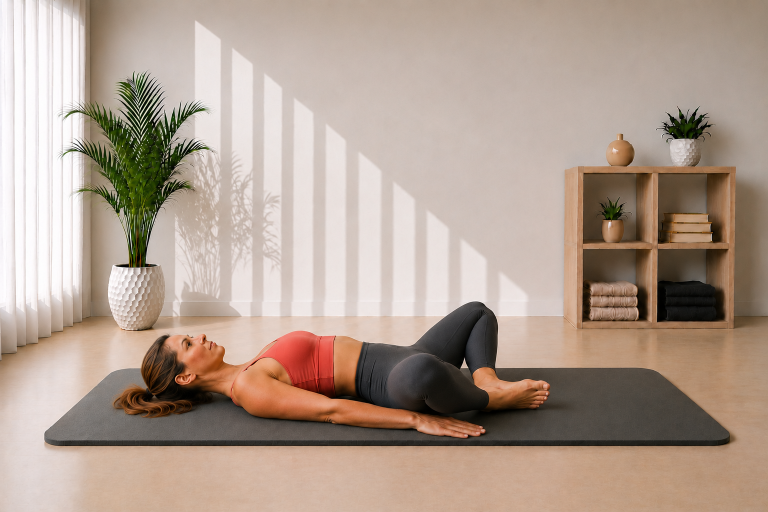
#> input picture Pilates Assets/02_Exercise_Cards/Frog Pumps/frog_pumps_start_v03.png, 1536 x 1024 px, found by its file name (shown at 1/2 size); the run also reads 1 picture not shown here
$ python build_frog_pumps_cards.py
#> lines starting #> are read from the running program, lines starting #| are printed output that depends on the picture; after the words box and inside, x2 and y2 are one past the last pixel; in counts of white or black regions, pixels touching at a corner belong together
# -*- coding: utf-8 -*-
from pathlib import Path
import hashlib

from PIL import Image, ImageDraw, ImageFont, ImageOps


BASE = Path(__file__).resolve().parent
START = BASE / "frog_pumps_start_v03.png"
HERO = BASE / "frog_pumps_hero_v03.png"
GUIDE = BASE / "frog_pumps_guide_card_v01.png"
STEP = BASE / "frog_pumps_step_by_step_v01.png"
EXPECTED_HASHES = {
    START: "e3b920e15f9467ddf8b574e866d0ff6a582d901e312b5792c3c928dae9957dcd",
    HERO: "bc810e45110ad248b01a189e54716bb37ac93884c48e0800cc4d1843913acedc",
}

BG = (244, 251, 250)
CARD = (255, 255, 255)
INK = (38, 44, 47)
MUTED = (101, 115, 119)
TEAL = (20, 154, 154)
TEAL_D = (14, 122, 123)
LINE = (210, 232, 230)
SOFT = (231, 247, 246)
WARN = (255, 247, 244)
WARN_LINE = (242, 220, 216)
WARN_ICON = (199, 92, 84)
FONT_DIR = Path(r"C:\Windows\Fonts")

GUIDE_HOW = [
    ("1", "Lehni si na záda, spoj plosky chodidel a nech kolena otevřená do stran."),
    ("2", "Zpevni střed těla a s výdechem zvedni pánev jen nízko a kontrolovaně. Žebra nech stažená."),
    ("3", "S nádechem vrať pánev pomalu na podložku. Chodidla nech spojená a kolena otevřená."),
]

GUIDE_WATCH = (
    "Nezvedej pánev jako vysoký most, neprohýbej bedra, nezavírej kolena a nerozděluj chodidla. "
    "Pohyb neprováděj švihem."
)

STEP_TEXTS = [
    (
        "KROK 1",
        "VÝCHOZÍ POLOHA",
        "Lehni si na záda, spoj plosky chodidel a nech kolena otevřená do stran.",
        START,
    ),
    (
        "KROK 2",
        "ZVEDNUTÍ PÁNVE",
        "Zpevni střed těla a s výdechem zvedni pánev pouze nízko a kontrolovaně. Žebra nech stažená.",
        HERO,
    ),
    (
        "KROK 3",
        "KONTROLOVANÝ NÁVRAT",
        "S nádechem vrať pánev pomalu a kontrolovaně na podložku. Chodidla nech spojená a kolena otevřená.",
        START,
    ),
]

STEP_BREATH = "Výdech při zvednutí pánve. Nádech při návratu dolů."
STEP_WATCH = (
    "Nezvedej pánev příliš vysoko, neprohýbej bedra, nezavírej kolena ani nerozděluj chodidla. "
    "Hlava, ramena a paže zůstávají uvolněné na podložce."
)


def sha256(path):
    return hashlib.sha256(path.read_bytes()).hexdigest()


def font(name, size):
#> called with name = 'arialbd.ttf', size = 44
    for candidate in (FONT_DIR / name, FONT_DIR / "arial.ttf", FONT_DIR / "segoeui.ttf"):
        if candidate.exists():
            return ImageFont.truetype(str(candidate), size)
    return ImageFont.load_default()


F = {
    "title": font("arialbd.ttf", 44),
    "h2": font("arialbd.ttf", 25),
    "h3": font("arialbd.ttf", 20),
    "body": font("arial.ttf", 22),
    "small": font("arial.ttf", 17),
    "small_b": font("arialbd.ttf", 17),
    "tiny": font("arial.ttf", 14),
    "step_title": font("arialbd.ttf", 38),
    "step_h": font("arialbd.ttf", 24),
    "step_body": font("arial.ttf", 23),
}


def rounded(draw, box, radius=28, fill=CARD, outline=LINE, width=2):
    draw.rounded_rectangle(box, radius=radius, fill=fill, outline=outline, width=width)


def wrap_text(draw, text, selected_font, max_width):
    words = text.split()
    lines = []
    current = ""
    for word in words:
        candidate = (current + " " + word).strip()
        if draw.textbbox((0, 0), candidate, font=selected_font)[2] <= max_width or not current:
            current = candidate
        else:
            lines.append(current)
            current = word
    if current:
        lines.append(current)
    return lines


def draw_wrapped(draw, xy, text, selected_font, fill, max_width, line_gap=7):
    x, y = xy
    last_bottom = y
    for line in wrap_text(draw, text, selected_font, max_width):
        draw.text((x, y), line, font=selected_font, fill=fill)
        bbox = draw.textbbox((x, y), line, font=selected_font)
        last_bottom = bbox[3]
        y += draw.textbbox((0, 0), line, font=selected_font)[3] + line_gap
    return y, last_bottom


def fit_image(path, size, centering=(0.5, 0.5)):
    with Image.open(path) as source:
        return ImageOps.fit(
            source.convert("RGB"),
            size,
            method=Image.Resampling.LANCZOS,
            centering=centering,
        )


def paste_round(base, image, box, radius=22):
    x1, y1, x2, y2 = box
    size = (x2 - x1, y2 - y1)
    if image.size != size:
        image = image.resize(size, Image.Resampling.LANCZOS)
    mask = Image.new("L", size, 0)
    ImageDraw.Draw(mask).rounded_rectangle((0, 0, size[0], size[1]), radius=radius, fill=255)
    base.paste(image, (x1, y1), mask)


def center_text(draw, box, text, selected_font, fill):
    x1, y1, x2, y2 = box
    bbox = draw.textbbox((0, 0), text, font=selected_font)
    x = x1 + (x2 - x1 - (bbox[2] - bbox[0])) / 2
    y = y1 + (y2 - y1 - (bbox[3] - bbox[1])) / 2 - 2
    draw.text((x, y), text, font=selected_font, fill=fill)


def pill(draw, xy, text, selected_font, fill=SOFT, outline=LINE, text_fill=TEAL_D):
    x, y = xy
    bbox = draw.textbbox((0, 0), text, font=selected_font)
    pad_x, pad_y = 16, 8
    box = (x, y, x + bbox[2] - bbox[0] + pad_x * 2, y + bbox[3] - bbox[1] + pad_y * 2)
    draw.rounded_rectangle(box, radius=16, fill=fill, outline=outline, width=1)
    draw.text((x + pad_x, y + pad_y - 1), text, font=selected_font, fill=text_fill)
    return box[2] + 8


def draw_icon(draw, center, kind, color=TEAL):
    x, y = center
    if kind == "breath":
        draw.arc((x - 8, y - 8, x + 8, y + 8), 25, 320, fill=color, width=3)
        draw.line((x + 7, y - 8, x + 12, y - 8, x + 12, y - 3), fill=color, width=3)
    elif kind == "focus":
        draw.ellipse((x - 8, y - 8, x + 8, y + 8), outline=color, width=3)
        draw.ellipse((x - 3, y - 3, x + 3, y + 3), fill=color)
    elif kind == "repeat":
        draw.arc((x - 9, y - 7, x + 9, y + 7), 200, 20, fill=color, width=3)
        draw.polygon([(x + 8, y - 8), (x + 14, y - 5), (x + 9, y - 1)], fill=color)
    elif kind == "warn":
        draw.polygon([(x, y - 10), (x - 10, y + 9), (x + 10, y + 9)], outline=color, width=3)
        draw.line((x, y - 3, x, y + 3), fill=color, width=2)
        draw.ellipse((x - 1, y + 6, x + 1, y + 8), fill=color)


def ensure_bottom_margin(name, bottom, card_bottom, minimum=20):
    margin = card_bottom - bottom
    if margin < minimum:
        raise RuntimeError(f"{name} bottom margin {margin}px is below {minimum}px")
    return margin


def verify_sources():
    for path, expected_hash in EXPECTED_HASHES.items():
        if not path.exists():
            raise FileNotFoundError(path)
        with Image.open(path) as image:
#> image is the input picture: PIL image 1536x1024 RGB; mean R, G, B 176.4, 157.6, 144.1
            if image.size != (1536, 1024):
                raise RuntimeError(f"Unexpected source size for {path.name}: {image.size}")
        actual_hash = sha256(path)
        if actual_hash != expected_hash:
            raise RuntimeError(f"SHA mismatch for {path.name}: {actual_hash} != {expected_hash}")
#> pass 2 of the loop in verify_sources, `for path, expected_hash in EXPECTED_HASHES.items():`:
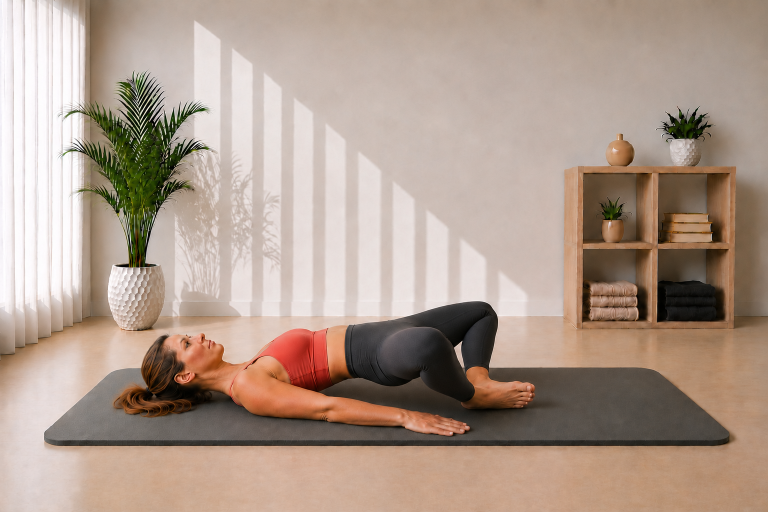
#> input picture Pilates Assets/02_Exercise_Cards/Frog Pumps/frog_pumps_hero_v03.png, 1536 x 1024 px, found by its file name (shown at 1/2 size)
#> in verify_sources, image is the input picture: PIL image 1536x1024 RGB; mean R, G, B 174.5, 154.4, 140.7


def build_guide():
    image = Image.new("RGB", (780, 1688), BG)
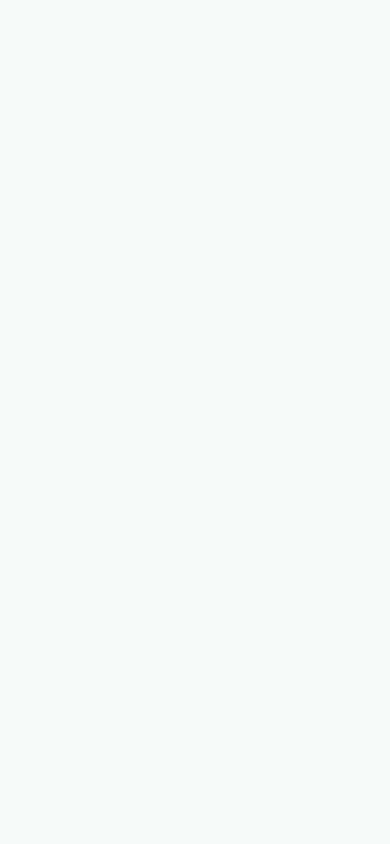
#> image: PIL image 780x1688 RGB (shown at 1/2 size); mean R, G, B 244, 251, 250
    draw = ImageDraw.Draw(image)
    margins = {}

    rounded(draw, (34, 34, 746, 140), 28, CARD, LINE, 2)
    draw.text((62, 52), "ŽABÍ ZDVIHY PÁNVE", font=F["title"], fill=INK)
    draw.text((62, 98), "Frog Pumps", font=F["small_b"], fill=TEAL_D)
    _, desc_bottom = draw_wrapped(
        draw,
        (62, 118),
        "Posiluje hýždě a zlepšuje stabilitu pánve.",
        F["tiny"],
        MUTED,
        650,
        2,
    )
#> desc_bottom = 130
    margins["GUIDE DESCRIPTION"] = 140 - desc_bottom
    x = pill(draw, (62, 148), "Hýždě", F["small_b"])
#> x = 131
    pill(draw, (x, 148), "Bez pomůcky", F["small_b"])

    rounded(draw, (34, 196, 746, 653), 28, CARD, LINE, 2)
    paste_round(image, fit_image(HERO, (680, 393), (0.5, 0.5)), (50, 218, 730, 611), 22)
#> in paste_round, `x1, y1, x2, y2 = box`: x1 = 50; y1 = 218; x2 = 730; y2 = 611
#> in paste_round, `size = (x2 - x1, y2 - y1)`: size = (680, 393)
#> in paste_round, `mask = Image.new("L", size, 0)`: mask: PIL image 680x393 L; every value is 0
#> in paste_round, `ImageDraw.Draw(mask).rounded_rectangle((0, 0, size[0], size[1]), radiu..`:
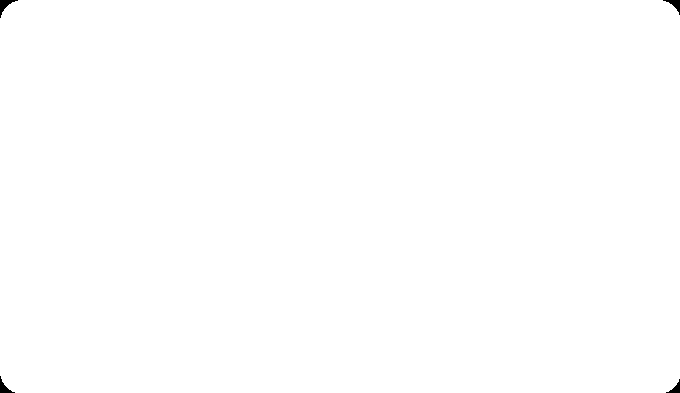
#> mask: PIL image 680x393 L; 99.9% white; 4 black regions, box (x1, y1, x2, y2) and area: (0, 0, 18, 18) 111, (663, 0, 680, 15) 93, (0, 376, 15, 393) 93, (666, 379, 680, 393) 76

    mini_y, mini_w, mini_h, gap = 675, 218, 146, 22
    xs = [34, 34 + mini_w + gap, 34 + 2 * (mini_w + gap)]
    labels = [
        ("START", "Pánev dole", START),
        ("ZVEDNUTÍ", "Nízký zdvih pánve", HERO),
        ("NÁVRAT", "Kontrolovaně zpět", START),
    ]
    for index, (x0, (label, caption, source)) in enumerate(zip(xs, labels), 1):
        card_bottom = mini_y + mini_h + 74
        rounded(draw, (x0, mini_y, x0 + mini_w, card_bottom), 22, CARD, LINE, 2)
        paste_round(
            image,
            fit_image(source, (mini_w - 22, mini_h), (0.5, 0.5)),
            (x0 + 11, mini_y + 10, x0 + mini_w - 11, mini_y + 10 + mini_h),
            16,
        )
#> call 2 of fit_image, with size = (196, 146), centering = (0.5, 0.5)
#> in fit_image (call 2), `return ImageOps.fit( source.convert("RGB"), size, method=Image.Resampl..`:
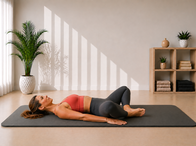
#> returned value: PIL image 196x146 RGB; mean R, G, B 174.2, 155.1, 141.4
#> call 2 of paste_round, with box = (45, 685, 241, 831), radius = 16
#> in paste_round (call 2), `x1, y1, x2, y2 = box`: x1 = 45; y1 = 685; x2 = 241; y2 = 831
#> in paste_round (call 2), `size = (x2 - x1, y2 - y1)`: size = (196, 146)
#> in paste_round (call 2), `mask = Image.new("L", size, 0)`: mask: PIL image 196x146 L; every value is 0
#> in paste_round (call 2), `ImageDraw.Draw(mask).rounded_rectangle((0, 0, size[0], size[1]), radiu..`:
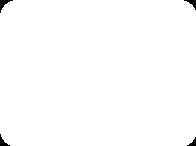
#> mask: PIL image 196x146 L; 99.3% white; 4 black regions, box (x1, y1, x2, y2) and area: (0, 0, 13, 13) 61, (184, 0, 196, 10) 48, (0, 134, 10, 146) 48, (187, 137, 196, 146) 36
        draw.ellipse((x0 + 15, mini_y + 15, x0 + 43, mini_y + 43), fill=TEAL)
        center_text(draw, (x0 + 15, mini_y + 15, x0 + 43, mini_y + 43), str(index), F["tiny"], CARD)
        center_text(draw, (x0 + 5, mini_y + mini_h + 14, x0 + mini_w - 5, mini_y + mini_h + 40), label, F["small_b"], INK)
        center_text(draw, (x0 + 8, mini_y + mini_h + 38, x0 + mini_w - 8, mini_y + mini_h + 57), caption, F["tiny"], MUTED)
        caption_bottom = draw.textbbox((0, 0), caption, font=F["tiny"])[3] + mini_y + mini_h + 38
#> caption_bottom = 869
        margins[f"GUIDE MINI {index}"] = card_bottom - caption_bottom
#> pass 2 of the loop in build_guide, `for index, (x0, (label, caption, source)) in enumerate(zip(xs, labels)..`:
#> caption_bottom = 871

    info_y, box_w, box_h = 915, 218, 164
    info = [
        ("breath", "DECH", "Výdech při zvednutí. Nádech při návratu."),
        ("focus", "ZAMĚŘ SE", "Pohyb veď z hýždí. Žebra drž stažená."),
        ("repeat", "OPAKOVÁNÍ", "Podle dávky uvedené v tréninku."),
    ]
    for index, (x0, (kind, heading, body)) in enumerate(zip(xs, info), 1):
        card_bottom = info_y + box_h
        rounded(draw, (x0, info_y, x0 + box_w, card_bottom), 22, CARD, LINE, 2)
        draw_icon(draw, (x0 + 28, info_y + 30), kind)
        draw.text((x0 + 48, info_y + 18), heading, font=F["small_b"], fill=TEAL_D)
        _, body_bottom = draw_wrapped(draw, (x0 + 18, info_y + 56), body, F["small"], INK, box_w - 36, 4)
        margins[f"GUIDE INFO {index}"] = ensure_bottom_margin(
            f"Guide info {index}", body_bottom, card_bottom
        )
#> this loop made 3 passes
#> body_bottom on passes 1 to 3: 997, 983, 983
#> after the loop, margins = {'GUIDE DESCRIPTION': 10, 'GUIDE MINI 1': 26, 'GUIDE MINI 2': 24, 'GUIDE MINI 3': 24, 'GUIDE INFO 1': 82, 'GUIDE INFO 2': 96, 'GUIDE INFO 3': 96}

    rounded(draw, (34, 1090, 746, 1412), 26, CARD, LINE, 2)
    draw.text((62, 1120), "JAK PROVÉST", font=F["h2"], fill=INK)
    y = 1165
    for number_value, text in GUIDE_HOW:
        draw.ellipse((62, y + 2, 92, y + 32), fill=SOFT, outline=LINE, width=1)
        center_text(draw, (62, y + 2, 92, y + 32), number_value, F["small_b"], TEAL_D)
        y, body_bottom = draw_wrapped(draw, (106, y), text, F["body"], INK, 590, 7)
        margins[f"GUIDE STEP {number_value}"] = 1412 - body_bottom
        y += 12
#> this loop made 3 passes
#> (y, body_bottom) on passes 1 to 3: (1196, 1177), (1227, 1208), (1258, 1239)
#> after the loop, margins = 10 items; y = 1258
    margins["GUIDE HOW"] = ensure_bottom_margin("Guide how", body_bottom, 1412)

    rounded(draw, (34, 1440, 746, 1618), 26, WARN, WARN_LINE, 2)
    draw_icon(draw, (64, 1473), "warn", WARN_ICON)
    draw.text((92, 1457), "HLÍDEJ SI", font=F["h3"], fill=INK)
    _, watch_bottom = draw_wrapped(draw, (62, 1500), GUIDE_WATCH, F["body"], INK, 640, 7)
#> watch_bottom = 1512
    margins["GUIDE WATCH"] = ensure_bottom_margin("Guide watch", watch_bottom, 1618)
    draw.text((54, 1640), "Pilates Body 40+", font=F["tiny"], fill=MUTED)

    image.save(GUIDE)
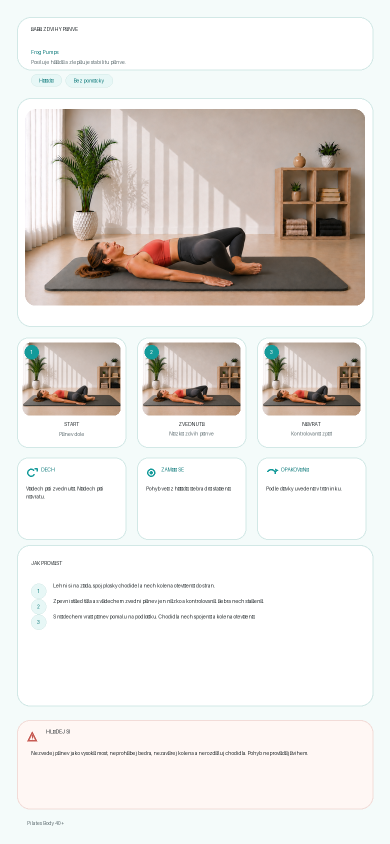
#> saved as frog_pumps_guide_card_v01.png: PIL image 780x1688 RGB (shown at 1/2 size); mean R, G, B 227.9, 224.3, 220.3
#> in main, `guide_margins = build_guide()`: guide_margins = 12 items
    return margins


def build_step():
    image = Image.new("RGB", (780, 2280), BG)
#> image: PIL image 780x2280 RGB
    draw = ImageDraw.Draw(image)

    rounded(draw, (34, 34, 746, 126), 28, CARD, LINE, 2)
    draw.text((62, 56), "Krok za krokem", font=F["step_title"], fill=INK)
    draw.text((62, 98), "ŽABÍ ZDVIHY PÁNVE / Frog Pumps", font=F["small_b"], fill=TEAL_D)

    y = 160
    margins = {}
    for step_label, heading, body, source in STEP_TEXTS:
        card_height = 575
        card_bottom = y + card_height
        rounded(draw, (34, y, 746, card_bottom), 28, CARD, LINE, 2)
        draw.rounded_rectangle((58, y + 24, 148, y + 54), radius=15, fill=SOFT, outline=LINE, width=1)
        center_text(draw, (58, y + 24, 148, y + 54), step_label, F["small_b"], TEAL_D)
        draw.text((62, y + 72), heading, font=F["step_h"], fill=INK)
        image_bottom = y + 466
        paste_round(
            image,
            fit_image(source, (656, 352), (0.5, 0.5)),
            (62, y + 114, 718, image_bottom),
            22,
        )
#> in fit_image (call 5), `return ImageOps.fit( source.convert("RGB"), size, method=Image.Resampl..`:
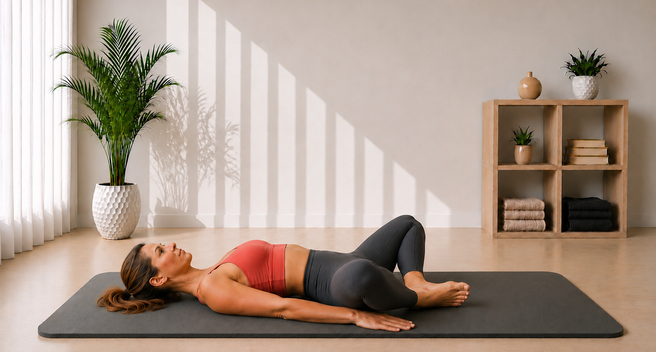
#> returned value: PIL image 656x352 RGB; mean R, G, B 172.1, 154.2, 141.4
#> in paste_round (call 5), `mask = Image.new("L", size, 0)`: mask: PIL image 656x352 L; every value is 0
#> in paste_round (call 5), `ImageDraw.Draw(mask).rounded_rectangle((0, 0, size[0], size[1]), radiu..`: mask: PIL image 656x352 L; 99.8% white; 4 black regions, box (x1, y1, x2, y2) and area: (0, 0, 18, 18) 111, (639, 0, 656, 15) 93, (0, 335, 15, 352) 93, (642, 338, 656, 352) 76
        _, body_bottom = draw_wrapped(draw, (62, image_bottom + 20), body, F["step_body"], INK, 650, 7)
#> body_bottom = 658
        margins[step_label] = ensure_bottom_margin(step_label, body_bottom, card_bottom)
        y += card_height + 18
#> pass 2 of the loop in build_step, `for step_label, heading, body, source in STEP_TEXTS:`:
#> in fit_image (call 6), `return ImageOps.fit( source.convert("RGB"), size, method=Image.Resampl..`:
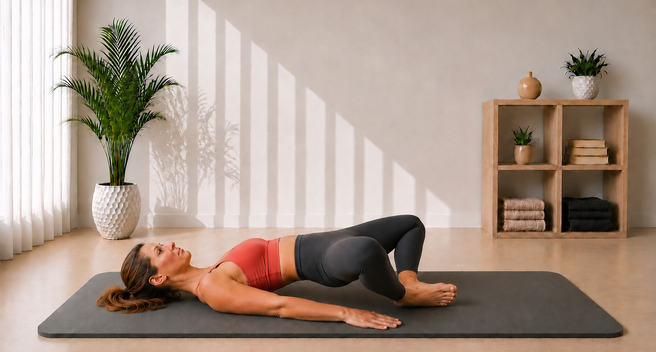
#> returned value: PIL image 656x352 RGB; mean R, G, B 170.2, 151.3, 138.4
#> y1 = 867; y2 = 1219
#> in paste_round (call 6), `base.paste(image, (x1, y1), mask)`:
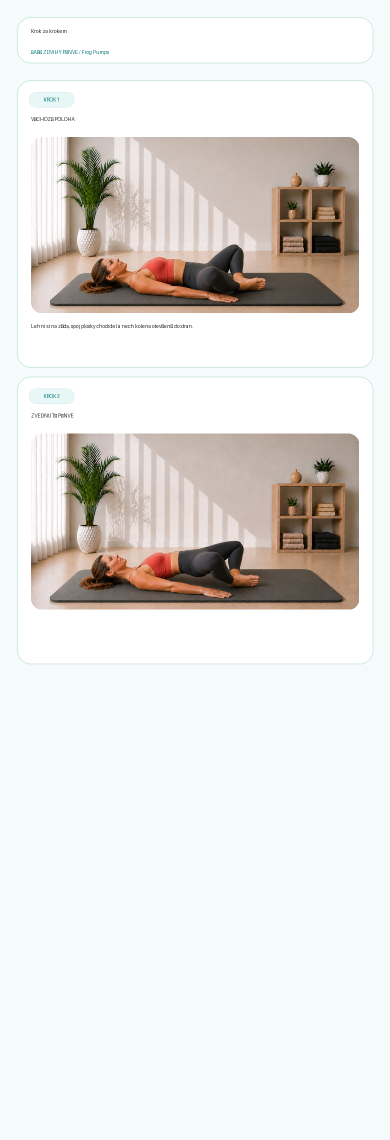
#> base: PIL image 780x2280 RGB (shown at 1/2 size); mean R, G, B 227.1, 226.1, 222.2
#> in build_step, `_, body_bottom = draw_wrapped(draw, (62, image_bottom + 20), body, F["..`: body_bottom = 1251

    rounded(draw, (34, y, 746, y + 300), 28, WARN, WARN_LINE, 2)
    draw_icon(draw, (66, y + 45), "breath", TEAL)
    draw.text((98, y + 28), "DECH", font=F["step_h"], fill=INK)
    next_y, breath_bottom = draw_wrapped(draw, (62, y + 78), STEP_BREATH, F["step_body"], INK, 650, 8)
#> next_y = 2037; breath_bottom = 2029
    margins["STEP BREATH"] = y + 300 - breath_bottom
    draw_icon(draw, (66, next_y + 31), "warn", WARN_ICON)
    draw.text((98, next_y + 14), "HLÍDEJ SI", font=F["step_h"], fill=INK)
    _, watch_bottom = draw_wrapped(draw, (62, next_y + 64), STEP_WATCH, F["step_body"], INK, 650, 8)
#> watch_bottom = 2133
    margins["STEP WATCH"] = ensure_bottom_margin("Step watch", watch_bottom, y + 300)
    draw.text((54, 2240), "Pilates Body 40+", font=F["tiny"], fill=MUTED)
    image.save(STEP)
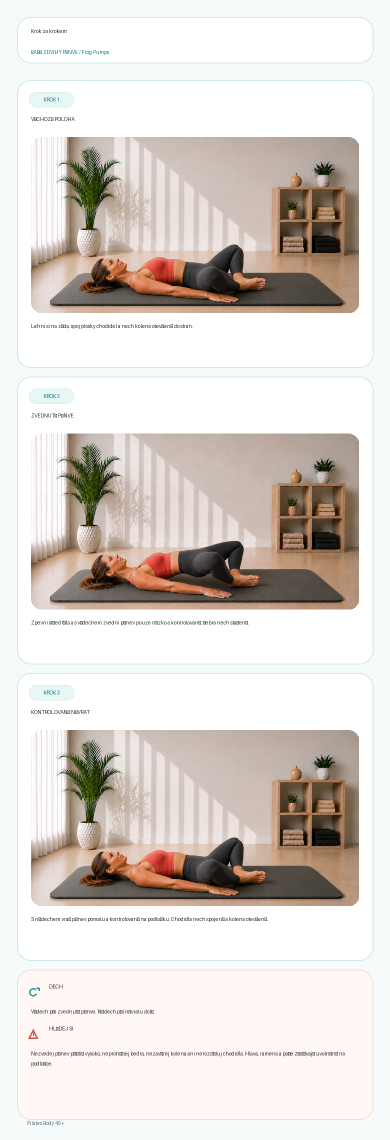
#> saved as frog_pumps_step_by_step_v01.png: PIL image 780x2280 RGB (shown at 1/2 size); mean R, G, B 219.4, 212.7, 207.2
    return margins


def main():
    verify_sources()
    before = {path: sha256(path) for path in EXPECTED_HASHES}
    guide_margins = build_guide()
    step_margins = build_step()
#> step_margins = {'KROK 1': 77, 'KROK 2': 77, 'KROK 3': 77, 'STEP BREATH': 210, 'STEP WATCH': 106}
    after = {path: sha256(path) for path in EXPECTED_HASHES}
    if before != after:
        raise RuntimeError("Source image hash changed during export")

    for path, expected_size in ((GUIDE, (780, 1688)), (STEP, (780, 2280))):
        with Image.open(path) as image:
            if image.size != expected_size:
                raise RuntimeError(f"Unexpected export size for {path.name}: {image.size}")
#> pass 2 of the loop in main, `for path, expected_size in ((GUIDE, (780, 1688)), (STEP, (780, 2280))):`:

    print(f"Exported {GUIDE.name} 780x1688")
    print(f"Exported {STEP.name} 780x2280")
    for label, margin in guide_margins.items():
        print(f"{label} bottom reserve: {margin}px")
#> this loop made 12 passes
#> (label, margin) on passes 1 to 12: ('GUIDE DESCRIPTION', 10), ('GUIDE MINI 1', 26), ('GUIDE MINI 2', 24), ('GUIDE MINI 3', 24), ('GUIDE INFO 1', 82), ('GUIDE INFO 2', 96), ('GUIDE INFO 3', 96), ('GUIDE STEP 1', 235), ('GUIDE STEP 2', 204), ('GUIDE STEP 3', 173), ('GUIDE HOW', 173), ('GUIDE WATCH', 106)
#| GUIDE DESCRIPTION bottom reserve: 10px
#| GUIDE MINI 1 bottom reserve: 26px
#| GUIDE MINI 2 bottom reserve: 24px
#| GUIDE MINI 3 bottom reserve: 24px
#| GUIDE INFO 1 bottom reserve: 82px
#| GUIDE INFO 2 bottom reserve: 96px
#| GUIDE INFO 3 bottom reserve: 96px
#| GUIDE STEP 1 bottom reserve: 235px
#> (further printed lines are left out)
    for label, margin in step_margins.items():
        print(f"{label} bottom reserve: {margin}px")
#> this loop made 5 passes
#> (label, margin) on passes 1 to 5: ('KROK 1', 77), ('KROK 2', 77), ('KROK 3', 77), ('STEP BREATH', 210), ('STEP WATCH', 106)
#| KROK 1 bottom reserve: 77px
#| KROK 2 bottom reserve: 77px
#| KROK 3 bottom reserve: 77px
#| STEP BREATH bottom reserve: 210px
#| STEP WATCH bottom reserve: 106px
    for path, digest in after.items():
        print(f"Source unchanged {path.name}: {digest}")


if __name__ == "__main__":
    main()
